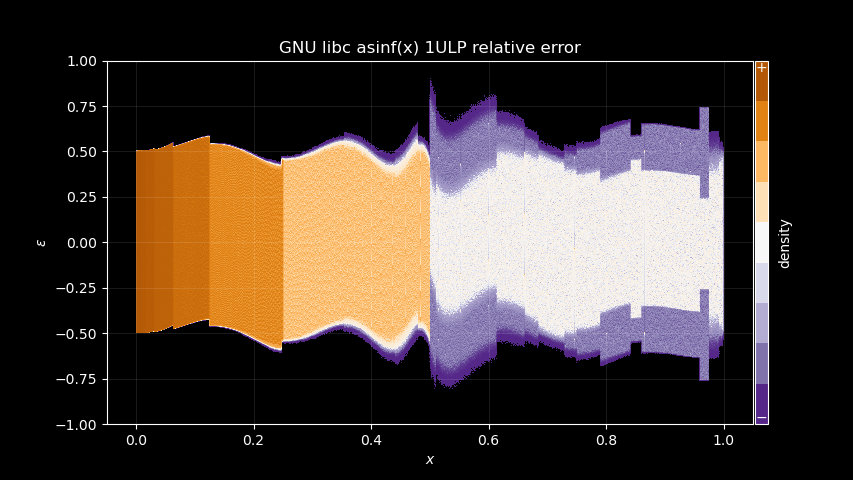

The Python source for this figure:
import mpl_toolkits.axes_grid1 as grid
import matplotlib.pyplot as plt
import bokeh.palettes as pal
import matplotlib as mpl
import pandas as pd
import numpy as np
import utils
import sys
import os

dir = sys.argv[2]
ranges = [
  (0x38800000, 0x39000000),
  (0x39000000, 0x39800000),
  (0x39800000, 0x39ffffff),
  (0x39ffffff, 0x3a7ffffd),
  (0x3a7ffffd, 0x3afffff5),
  (0x3afffff5, 0x3b7fffd5),
  (0x3b7fffd5, 0x3bffff55),
  (0x3bffff55, 0x3c7ffd55),
  (0x3c7ffd55, 0x3cfff555),
  (0x3cfff555, 0x3d7fd557),
  (0x3d7fd557, 0x3dff5577),
  (0x3dff5577, 0x3e7d5777),
  (0x3e7d5777, 0x3ef57744),
  (0x3ef57744, 0x3f000000),
  (0x3f000000, 0x3f576aa5),
  (0x3f576aa5, 0x3f800000),
]
step = 1

x = np.array([], dtype=np.float32)

for r in ranges:
  xmin, xmax = r

  data = utils.Float.from_repr(range(xmin, xmax, step))
  x = np.concatenate((x, data))

  print(f'Loaded {xmin:08x}-{xmax:08x}')

gnuc_asinf = np.arcsin(x)
diff = np.float64(gnuc_asinf) - np.arcsin(np.float64(x))
asin_ulp = utils.Float.ulp(np.arcsin(x))

diff_df = pd.DataFrame({'x': x, 'y': diff / asin_ulp})

plt.autoscale(False)
plt.style.use('dark_background')
fig = plt.figure(figsize=mpl.figure.figaspect(9 / 16))
grid = grid.ImageGrid(fig, 111, nrows_ncols=(1, 1), cbar_mode="each", cbar_size="2%")

grid[0].set_xlabel(r'$x$')
grid[0].set_ylabel(r'$ε$')

utils.plot(diff_df, cmap=list(pal.PuOr9), ax=grid[0], cbax=grid.cbar_axes[0], y_range=(-1,+1))

grid[0].grid(True, alpha=0.1)
grid[0].set_title("GNU libc asinf(x) 1ULP relative error")
plt.savefig(sys.argv[1], format='png')
